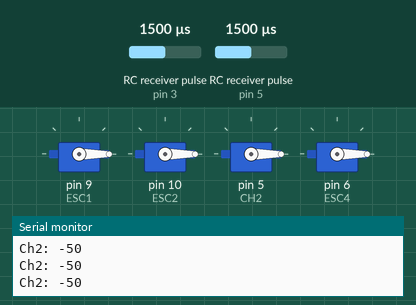
Simulated run of this sketch. Board: Arduino Uno, built with avr-gcc and run on an emulated ATmega328P. On the bench: 4 × servo, the last lines printed to the serial monitor. Wiring (inferred from the names in the program): 2 × RC receiver channel: data pin 3 / data pin 5. The test bench sets the inputs (shaded band); at power-on: RC receiver pulse (sensors on pin 3, pin 5) 1500 µs.

Above: at 1.2 s.
1.3 s: RC receiver pulse (sensor on pin 3) set to 1750 µs
At 2.7 s:
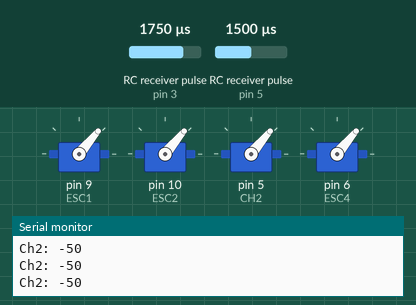
3.0 s: RC receiver pulse (sensor on pin 3) set to 1980 µs
At 3.9 s:
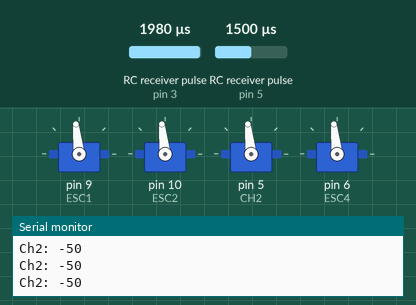
4.6 s: RC receiver pulse (sensor on pin 3) set to 1020 µs
At 6.1 s:
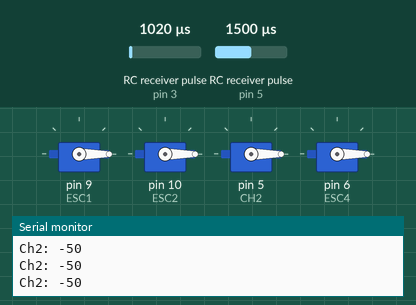
Timing chart, 0 to 7.6 s (numbered marks = the images above; inputs shaded):
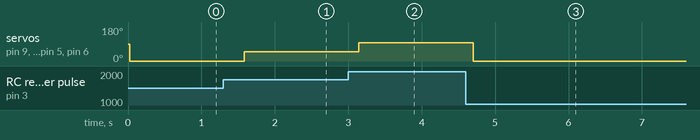

The sketch:

test2.ino
```cpp
/*
  Arduino FS-I6X Demo
  fsi6x-arduino-uno.ino
  Read output ports from FS-IA6B receiver module
  Display values on Serial Monitor

  Channel functions by Ricardo Paiva - https://gist.github.com/werneckpaiva/

  DroneBot Workshop 2021
  https://dronebotworkshop.com
*/

// Define Input Connections
#define CH1 3
#define CH2 5
#include <Servo.h>

Servo ESC1;     // create servo object to control the ESC
Servo ESC2;
Servo ESC3;
Servo ESC4;

// Integers to represent values from sticks and pots
int ch1Value;
int ch2Value;
int ch3Value;
int ch4Value;
int ch5Value;

// Boolean to represent switch value
bool ch6Value;

// Read the number of a specified channel and convert to the range provided.
// If the channel is off, return the default value
int readChannel(int channelInput, int minLimit, int maxLimit, int defaultValue){
  int ch = pulseIn(channelInput, HIGH, 30000);
  if (ch < 100) return defaultValue;
  return map(ch, 1000, 2000, minLimit, maxLimit);
}

// Read the switch channel and return a boolean value
bool readSwitch(byte channelInput, bool defaultValue){
  int intDefaultValue = (defaultValue)? 100: 0;
  int ch = readChannel(channelInput, 0, 100, intDefaultValue);
  return (ch > 50);
}

void setup(){
  // Set up serial monitor
  Serial.begin(115200);

  // Set all pins as inputs
  pinMode(CH1, INPUT);
  pinMode(CH2, INPUT);

  ESC1.attach(9,1000,2000);
  ESC2.attach(10,1000,2000);//**
  ESC3.attach(5,1000,2000);//**
  ESC4.attach(6,1000,2000);
}


void loop() {

  // Get values for each channel
  ch1Value = readChannel(CH1, -100, 100, 0);
  ch2Value = readChannel(CH2, -200, 100, 0);

  ESC1.write(ch1Value);
  ESC2.write(ch1Value);
  ESC3.write(ch1Value);
  ESC4.write(ch1Value);

  // Print to Serial Monitor
  //Serial.print("Ch1: ");
  //Serial.println(ch1Value);
  Serial.print("Ch2: ");
  Serial.println(ch2Value);


  delay(500);
}
```

Measured:
- after the input at 1.3 s, servo on pin 9 (ESC1), servo on pin 10 (ESC2), servo on pin 5 (CH2), servo on pin 6 (ESC4): 0° → 50° after 0.28 s
- after the input at 3.0 s, servo on pin 9 (ESC1), servo on pin 10 (ESC2), servo on pin 5 (CH2), servo on pin 6 (ESC4): 50° → 96° after 0.14 s
- after the input at 4.6 s, servo on pin 9 (ESC1), servo on pin 10 (ESC2), servo on pin 5 (CH2), servo on pin 6 (ESC4): 96° → 0° after 0.10 s
